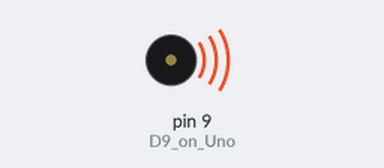
The sketch below on a simulated Arduino Uno, built with avr-gcc and run on an emulated ATmega328P. On the bench: buzzer (waves = sounding).

Above: at 0.05 s.
Timing chart, 0 to 3.0 s (numbered marks = the images above):
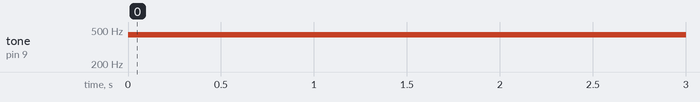

Measured:
- by itself, tone on pin 9 (D9_on_Uno): silent → 440 Hz at 0.00 s

The sketch:

SoundNotUsingToneLibrary.ino
```cpp
#include "TonePlayer.h"

TonePlayer tone1 (TCCR1A, TCCR1B, OCR1AH, OCR1AL, TCNT1H, TCNT1L);  // pin D9 (Uno)

void setup() {
  // put your setup code here, to run once:
  pinMode (9, OUTPUT);  // D9 on Uno, D11 on Mega 2560
}

void loop() {
  tone1.tone (440);     // play 440 Hz
  delay (500);          // wait half a second
  tone1.noTone ();      // stop playing
}
```

TonePlayer.cpp
```cpp
/*

Play tones with hardware timers
Author: Nick Gammon
Date:   1 April 2013

Example of use:

#include "TonePlayer.h"

...

TonePlayer tone1 (TCCR1A, TCCR1B, OCR1AH, OCR1AL, TCNT1H, TCNT1L);  // pin D9 (Uno), D11 (Mega)

or, on the Mega 2560:

TonePlayer tone3 (TCCR3A, TCCR3B, OCR3AH, OCR3AL, TCNT3H, TCNT3L);  // pin D5
TonePlayer tone4 (TCCR4A, TCCR4B, OCR4AH, OCR4AL, TCNT4H, TCNT4L);  // pin D6
TonePlayer tone5 (TCCR5A, TCCR5B, OCR5AH, OCR5AL, TCNT5H, TCNT5L);  // pin D46

...

pinMode (9, OUTPUT);  // D9 on Uno, D11 on Mega 2560
tone1.tone (440);     // play 440 Hz
delay (500);          // wait half a second
tone1.noTone ();      // stop playing

or, on the Mega 2560:

pinMode (46, OUTPUT);
tone5.tone (440);

*/

#include "TonePlayer.h"


void TonePlayer::tone (const unsigned int Hz)
{
 // it takes two toggles for one "cycle"
 unsigned long ocr = F_CPU / Hz / 2;
 byte prescaler = _BV (CS10);  // start with prescaler of 1  (bits are the same for all timers)

 // too large? prescale it
 if (ocr > 0xFFFF)
   {
   prescaler |= _BV (CS11);    // now prescaler of 64
   ocr /= 64;
   }

 // stop timer
 *timerRegA_ = 0;
 *timerRegB_ = 0;

 // reset counter
 *timerTCNTH_ = 0;
 *timerTCNTL_ = 0;

 // what to count up to
 *timerOCRH_ = highByte (ocr);
 *timerOCRL_ = lowByte (ocr);

 *timerRegA_ = _BV (COM1A0);             // toggle output pin
 *timerRegB_ = _BV (WGM12) | prescaler;  // CTC
 }  // end of TonePlayer::tone

void TonePlayer::noTone ()
 {
 // stop timer
 *timerRegA_ = 0;
 *timerRegB_ = 0;
 } // end of TonePlayer::noTone
```

TonePlayer.h
```cpp
/*

Play tones with hardware timers
Author: Nick Gammon
Date:   1 April 2013

  */

#include <Arduino.h>

class TonePlayer
 {
 // addresses of output ports - NULL if not applicable
 volatile byte * const timerRegA_;
 volatile byte * const timerRegB_;
 volatile byte * const timerOCRH_;
 volatile byte * const timerOCRL_;
 volatile byte * const timerTCNTH_;
 volatile byte * const timerTCNTL_;

 public:
   // constructor
   TonePlayer (
         // ports
         volatile byte & timerRegA,
         volatile byte & timerRegB,
         volatile byte & timerOCRH,
         volatile byte & timerOCRL,
         volatile byte & timerTCNTH,
         volatile byte & timerTCNTL)
      :
        timerRegA_  (&timerRegA),
        timerRegB_  (&timerRegB),
        timerOCRH_  (&timerOCRH),
        timerOCRL_  (&timerOCRL),
        timerTCNTH_ (&timerTCNTH),
        timerTCNTL_ (&timerTCNTH)
 { }

   void tone (const unsigned int Hz);
   void noTone ();

 };  // end of TonePlayer
```
